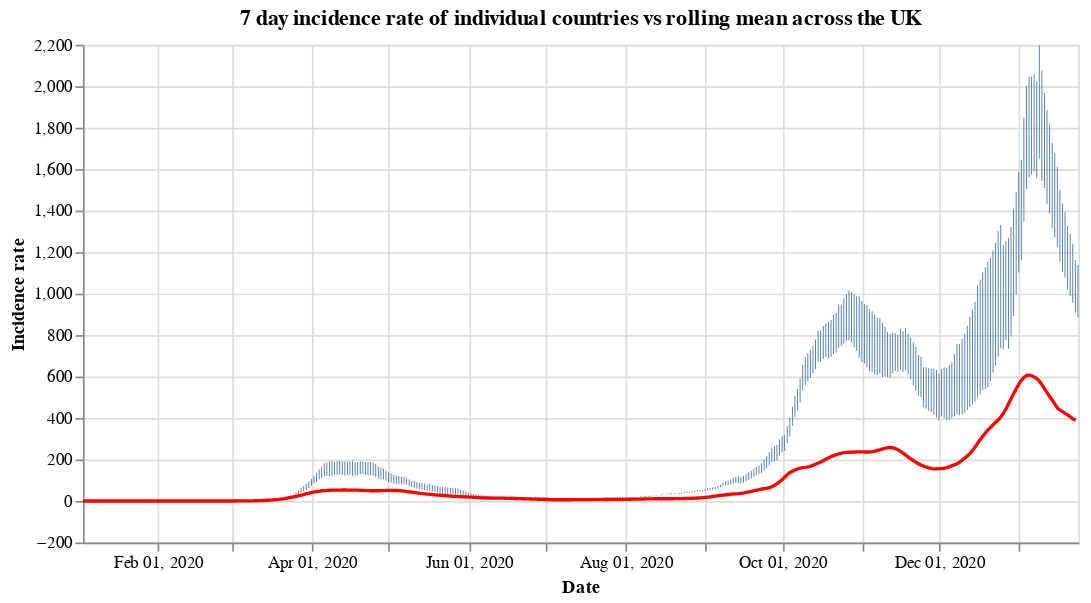

The code cell stored with this chart in its notebook:
### Code cell
#collapse
countries = uk_cases['areaName'].unique()
countries.sort()

selection = alt.selection_single(
    name='Select',
    fields=['areaName'],
    init={'areaName': 'Wales'},
    bind={'areaName': alt.binding_select(options=countries)}
)

# scatter plot, modify opacity based on selection
bars = alt.Chart(uk_cases).mark_bar().add_selection(
    selection
).encode(
    x=alt.X("yearmonthdate(date):T", axis=alt.Axis(title='Date')),
    y=alt.Y("weeklyCasesRate:Q", axis=alt.Axis(title='Incidence rate')),
    tooltip='weeklyCasesRate:Q',
    opacity=alt.condition(selection, alt.value(1), alt.value(0))
).properties(title=f'7 day incidence rate of individual countries vs rolling mean across the UK', width=600)

line = alt.Chart(overview_cases).mark_line(
    color='red',
    size=2,
).transform_window(
    rolling_mean='mean(weeklyCasesRate)',
    frame=[0, 7]
).encode(
    x='yearmonthdate(date):T',
    y='rolling_mean:Q'
)

alt.layer(bars, line)

### Figure 1 — Vega-Lite specification as saved in the notebook (floating-point values rounded to 4 significant figures; data arrays with more than 128 entries replaced by an {"elided": "..."} marker saying what was removed)
{"config": {"view": {"continuousWidth": 400, "continuousHeight": 300}}, "layer": [{"data": {"name": "data-d6820a0e84e1e6159259e25c398be902"}, "mark": "bar", "encoding": {"opacity": {"condition": {"value": 1, "selection": "Select"}, "value": 0}, "tooltip": {"type": "quantitative", "field": "weeklyCasesRate"}, "x": {"type": "temporal", "axis": {"title": "Date"}, "field": "date", "timeUnit": "yearmonthdate"}, "y": {"type": "quantitative", "axis": {"title": "Incidence rate"}, "field": "weeklyCasesRate"}}, "selection": {"Select": {"type": "single", "fields": ["areaName"], "init": {"areaName": "Wales"}, "bind": {"areaName": {"input": "select", "options": ["England", "Northern Ireland", "Scotland", "Wales"]}}}}, "title": "7 day incidence rate of individual countries vs rolling mean across the UK", "width": 600}, {"data": {"name": "data-f47865a1244acd8e2939ea93bf3a3acc"}, "mark": {"type": "line", "color": "red", "size": 2}, "encoding": {"x": {"type": "temporal", "field": "date", "timeUnit": "yearmonthdate"}, "y": {"type": "quantitative", "field": "rolling_mean"}}, "transform": [{"window": [{"op": "mean", "field": "weeklyCasesRate", "as": "rolling_mean"}], "frame": [0, 7]}]}], "$schema": "https://vega.github.io/schema/vega-lite/v4.8.1.json", "datasets": {"data-d6820a0e84e1e6159259e25c398be902": {"elided": "1548 records"}, "data-f47865a1244acd8e2939ea93bf3a3acc": {"elided": "387 records"}}}
